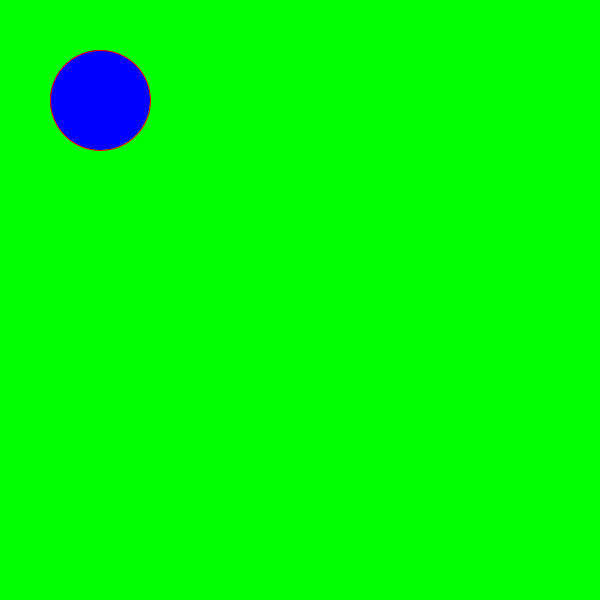
Frame 1 (no input)
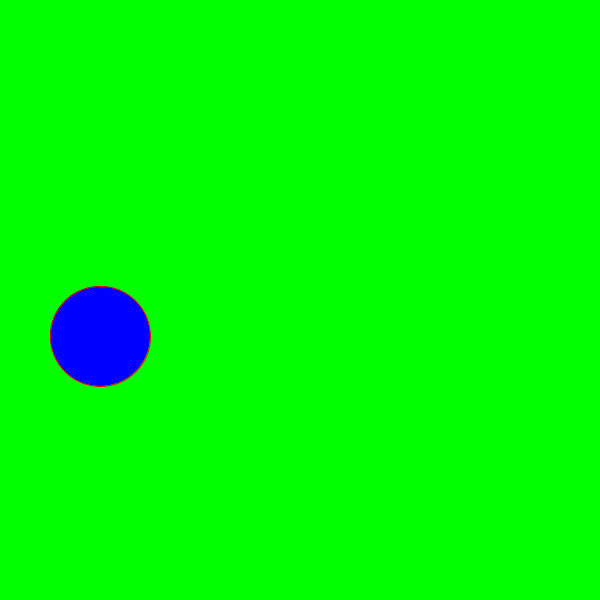
Frame 60 (the mouse pressed at the canvas centre just before this capture)
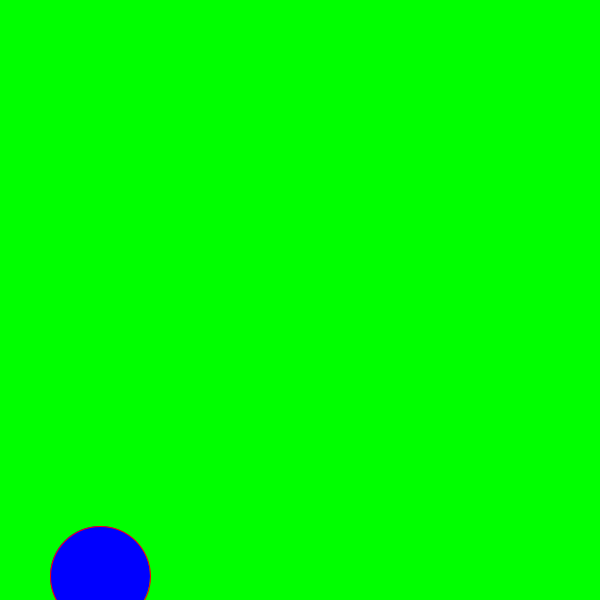
Frame 120 (the mouse held since frame 60 and released just before this capture)

The Processing sketch that drew these frames (run headless with seeded random() and noise(); from frame 60 on, the mouse is pressed at the canvas centre):

// Processing sketch: FlappyBird
// ── FlappyBird.pde
int x = 100;
int y = 100;
int birdYVelocity = 30;
void setup(){
size(600, 600);
}

void draw(){
background(0, 255, 0);
fill(0,0,255);
stroke(255, 0, 0);
ellipse(x, y, 100, 100);
y+= 4;
}
